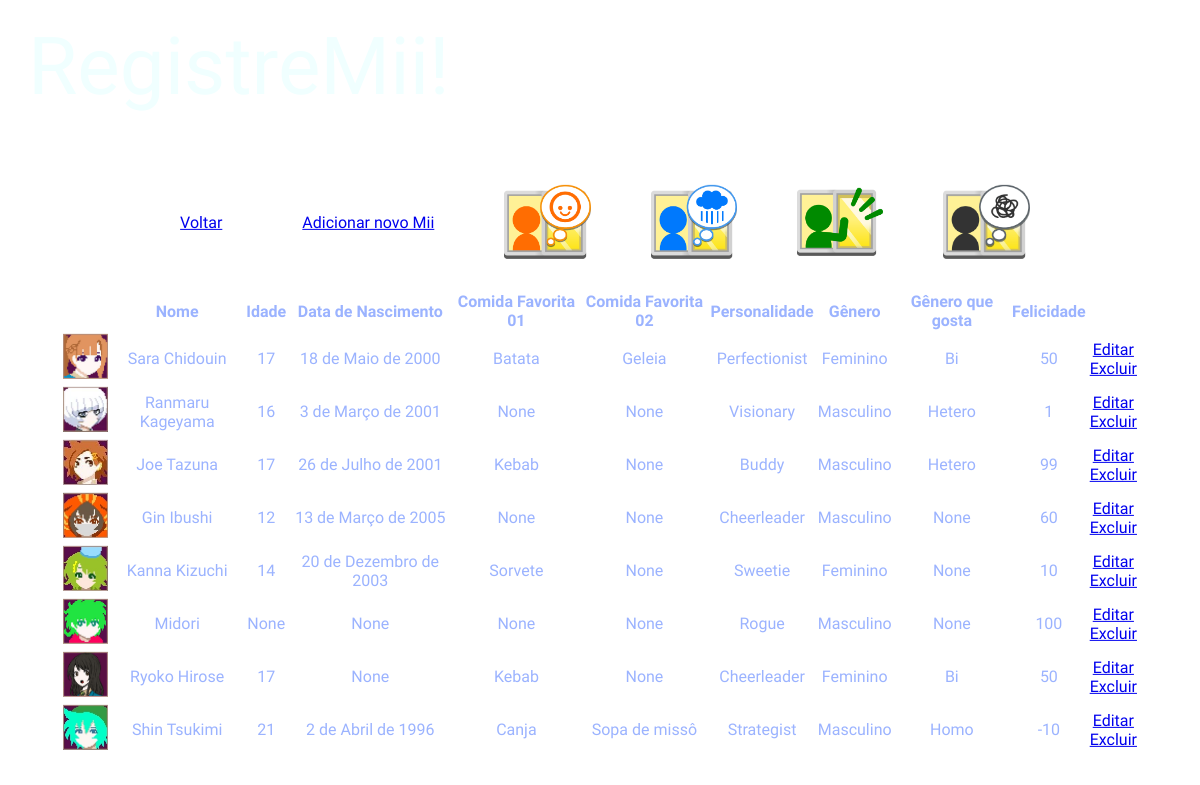
/miis/painelmii/ilha/13 (signed in), run on the app's committed database.
### miis/models.py (models this page shows, shortened)
class Mii(models.Model):
    personalidade_escolha = {"Achiever":"Achiever", "Maverick":"Maverick", "Rogue":"Rogue", "Visionary":"Visionary", "Buddy":"Buddy", "Cheerleader":"Cheerleader", "Cheerleader":"Daydreamer", "Sweetie":"Sweetie", "Charmer":"Charmer", "Dynamo":"Dynamo", "Go-Getter":"Go-Getter", "Merrymaker":"Merrymaker", "Observer":"Observer", "Perfectionist":"Perfectionist", "Thinker":"Thinker", "Strategist":"Strategist"}
    genero_escolha = {"Masculino":"Masculino", "Feminino":"Feminino", "Não-binário":'Não-binário'}
    generoquegosta_escolha = {"Hetero":"Hetero", "Homo":"Homo", "Bi":"Bi"}
    foto_mii = models.ImageField(
        blank=True,
        null=True,
        upload_to='fotos_miis/'
    )
    nome_mii = models.CharField(
        max_length=20
    )
    idade_mii = models.PositiveIntegerField(
        blank=True,
        null=True
    )
    datadenascimento_mii = models.DateField(
        blank=True,
        null=True,
    )
    comidafavorita1_mii = models.CharField(
        blank=True, null=True
    )
    comidafavorita2_mii = models.CharField(
        blank=True, null=True
    )
    personalidade_mii = models.CharField(
        choices=personalidade_escolha
    )
    genero_mii = models.CharField(
        choices=genero_escolha
    )
    generoquegosta_mii = models.CharField(
        choices=generoquegosta_escolha,
        blank=True,
        null=True
    )
    felicidade_mii = models.IntegerField(
        default=0
    )
    ilha_mii = models.ForeignKey(Ilha, on_delete=models.CASCADE)

### miis/views.py (the view)
# urls.py: path('painelmii/ilha/<ilha_id>', views.painel_mii, name='painelmii'),
@login_required
def painel_mii(request, ilha_id):
    miis = Mii.objects.filter(ilha_mii=ilha_id)
    return render(request, "painel/mii.html", {'miis' : miis, 'ilha_id' : ilha_id})

### miis/templates/painel/mii.html (shortened to what this page needs)
{% load static %}
<!DOCTYPE html>
<html>
    <head>
        <link rel="stylesheet" href="{% static 'css/estilo.css' %}">
    </head>
    <header>
    </header>
    <body>
        <div class="parent2">
            <div class="nav3">
                <a class="opcao" href="{% url 'painelilha' %}">Voltar</a>
                <a class="opcao" href="{% url 'add_mii' ilha_id %}">Adicionar novo Mii</a>
                <img class="icone" src="{% static 'imgs/icon1.png' %}">
                <img class="icone" src="{% static 'imgs/icon2.png' %}">
                <img class="icone" src="{% static 'imgs/icon3.png' %}">
                <img class="icone" src="{% static 'imgs/icon4.png' %}">
            </div>
            <div class="filho2">
                <table>
                    <thead>
                        <th></th>
                        <th>Nome</th>
                        <th>Idade</th>
                        <th>Data de Nascimento</th>
                        <th>Comida Favorita 01</th>
                        <th>Comida Favorita 02</th>
                        <th>Personalidade</th>
                        <th>Gênero</th>
                        <th>Gênero que gosta</th>
                        <th>Felicidade</th>
                    </thead>
                    {% for mii in miis %}
                    <tr>
                        <td>
                        {% if mii.foto_mii %}
                        <img src="{{ mii.foto_mii.url }}" width="45">
                        {% else %}
                        <img src="{% static 'imgs/miidf.png' %}" width="45">
                        {% endif %}
                        </td>
                        <td>{{mii.nome_mii}}</td>
                        <td>{{mii.idade_mii}}</td>
                        <td>{{mii.datadenascimento_mii}}</td>
                        <td>{{mii.comidafavorita1_mii}}</td>
                        <td>{{mii.comidafavorita2_mii}}</td>
                        <td>{{mii.personalidade_mii}}</td>
                        <td>{{mii.genero_mii}}</td>
                        <td>{{mii.generoquegosta_mii}}</td>
                        <td>{{mii.felicidade_mii}}</td>
                        <td><a href="{% url 'edit_mii' ilha_id mii.id %}">Editar</a><br><a href="{% url 'del_mii' ilha_id mii.id %}">Excluir</a></td>
                    </tr>
                    {% endfor %}
                </table>
            </div>
        </div>
    </body>
</html>

### accounts/static/css/estilo.css (style rules this page uses)
html { background-image: url(../imgs/aquarium.png); height: 100%; width: 100%; background-repeat: no-repeat; background-size: cover; background-position: center center; }
.parent2 { width: 90%; min-height: 70%; background-color:rgb(255, 255, 255); align-self: center; align-content: center; justify-content: center; text-align: center; border-radius: 30px; font-family: "Copse", serif; color:rgb(155, 179, 255); position: absolute; left: 50%; top: 57%; transform: translate(-50%, -50%); flex-direction: column; }
.filho2 { display:flex; align-self: center; align-content: center; justify-content: center; }
header { color:azure; font-size: 80px; margin-top: 20px; margin-left: 20px; font-family: "Palette Mosaic", system-ui; }
.nav3 { display:flex; align-self: center; align-content: center; justify-content: center; align-items: center; }
.icone { height: 8%; width: 8%; margin: 30px; }
.opcao { margin: 40px; }

### data on the page
Mii: foto_mii (picture), nome_mii "Sara Chidouin", idade_mii "17", datadenascimento_mii "18 de Maio de 2000", comidafavorita1_mii "Batata", comidafavorita2_mii "Geleia", personalidade_mii "Perfectionist", genero_mii "Feminino", generoquegosta_mii "Bi", felicidade_mii "50"
Mii: foto_mii (picture), nome_mii "Ranmaru Kageyama", idade_mii "16", datadenascimento_mii "3 de Março de 2001", comidafavorita1_mii "None", comidafavorita2_mii "None", personalidade_mii "Visionary", genero_mii "Masculino", generoquegosta_mii "Hetero", felicidade_mii "1"
Mii: foto_mii (picture), nome_mii "Joe Tazuna", idade_mii "17", datadenascimento_mii "26 de Julho de 2001", comidafavorita1_mii "Kebab", comidafavorita2_mii "None", personalidade_mii "Buddy", genero_mii "Masculino", generoquegosta_mii "Hetero", felicidade_mii "99"
Mii: foto_mii (picture), nome_mii "Gin Ibushi", idade_mii "12", datadenascimento_mii "13 de Março de 2005", comidafavorita1_mii "None", comidafavorita2_mii "None", personalidade_mii "Cheerleader", genero_mii "Masculino", generoquegosta_mii "None", felicidade_mii "60"
Mii: foto_mii (picture), nome_mii "Kanna Kizuchi", idade_mii "14", datadenascimento_mii "20 de Dezembro de 2003", comidafavorita1_mii "Sorvete", comidafavorita2_mii "None", personalidade_mii "Sweetie", genero_mii "Feminino", generoquegosta_mii "None", felicidade_mii "10"
Mii: foto_mii (picture), nome_mii "Midori", idade_mii "None", datadenascimento_mii "None", comidafavorita1_mii "None", comidafavorita2_mii "None", personalidade_mii "Rogue", genero_mii "Masculino", generoquegosta_mii "None", felicidade_mii "100"
Mii: foto_mii (picture), nome_mii "Ryoko Hirose", idade_mii "17", datadenascimento_mii "None", comidafavorita1_mii "Kebab", comidafavorita2_mii "None", personalidade_mii "Cheerleader", genero_mii "Feminino", generoquegosta_mii "Bi", felicidade_mii "50"
Mii: foto_mii (picture), nome_mii "Shin Tsukimi", idade_mii "21", datadenascimento_mii "2 de Abril de 1996", comidafavorita1_mii "Canja", comidafavorita2_mii "Sopa de missô", personalidade_mii "Strategist", genero_mii "Masculino", generoquegosta_mii "Homo", felicidade_mii "-10"
